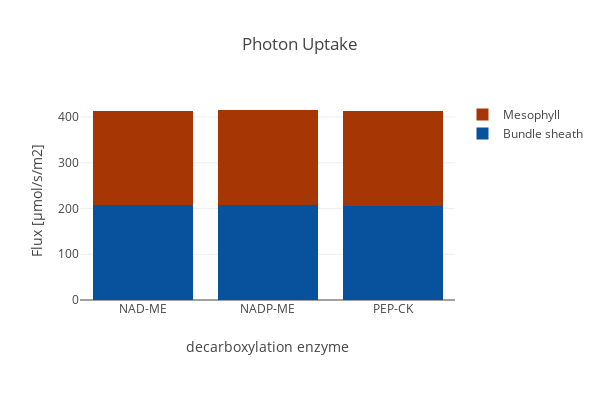

The notebook cell saved with this chart:
### Code cell
create_bar_plot_rxn(D_pfba, D_exp,
                    {'[M]_Im_hnu':'Mesophyll','[B]_Im_hnu': 'Bundle sheath'},
                    'Photon Uptake', xaxis_title,
                    stacked = True, save_fig=save_fig)

### Figure 1 — Plotly figure (JSON) as saved in the notebook; plotly's stock layout.template omitted (floating-point values rounded to 4 significant figures)
{"data": [{"marker": {"color": "rgb(8,81,156)"}, "name": "Bundle sheath", "type": "bar", "uid": "81e37b5a-6f31-435a-8487-498e35a810bf", "x": ["NAD-ME", "NADP-ME", "PEP-CK"], "y": [207.1, 207.7, 206.5]}, {"marker": {"color": "rgb(166,54,3)"}, "name": "Mesophyll", "type": "bar", "uid": "01eee488-423a-4786-a4e0-dd146670d873", "x": ["NAD-ME", "NADP-ME", "PEP-CK"], "y": [207.1, 207.7, 206.5]}], "layout": {"barmode": "stack", "height": 400, "margin": {"b": 100}, "title": {"text": "Photon Uptake"}, "width": 600, "xaxis": {"tickangle": 0, "title": {"text": "decarboxylation enzyme"}}, "yaxis": {"autorange": true, "title": {"text": "Flux [µmol/s/m2]"}}}}
